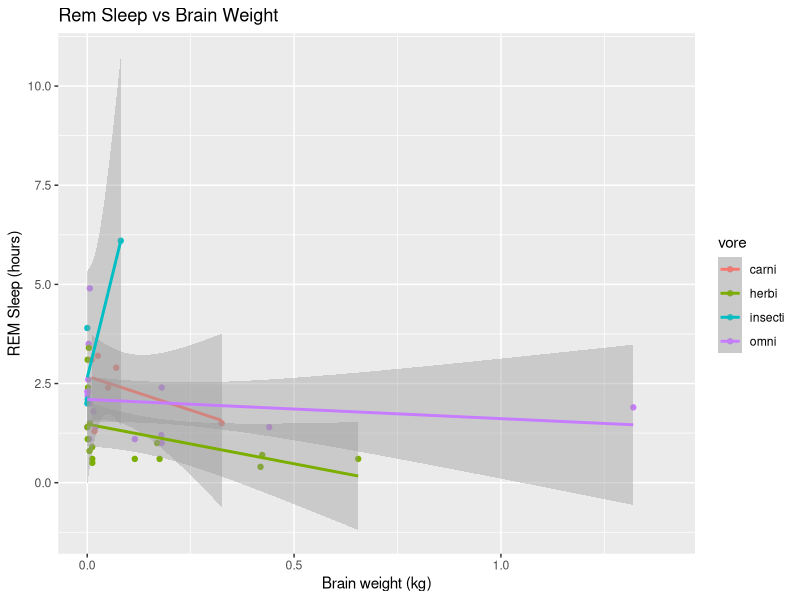
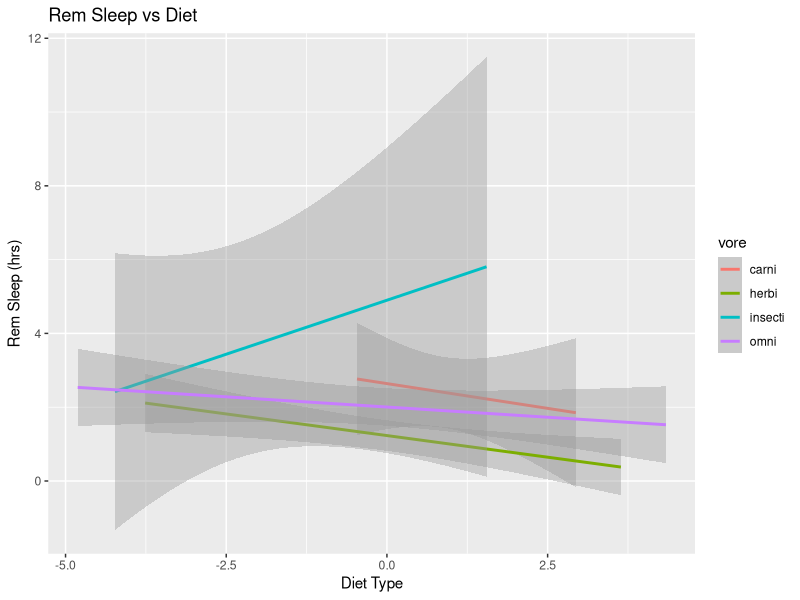
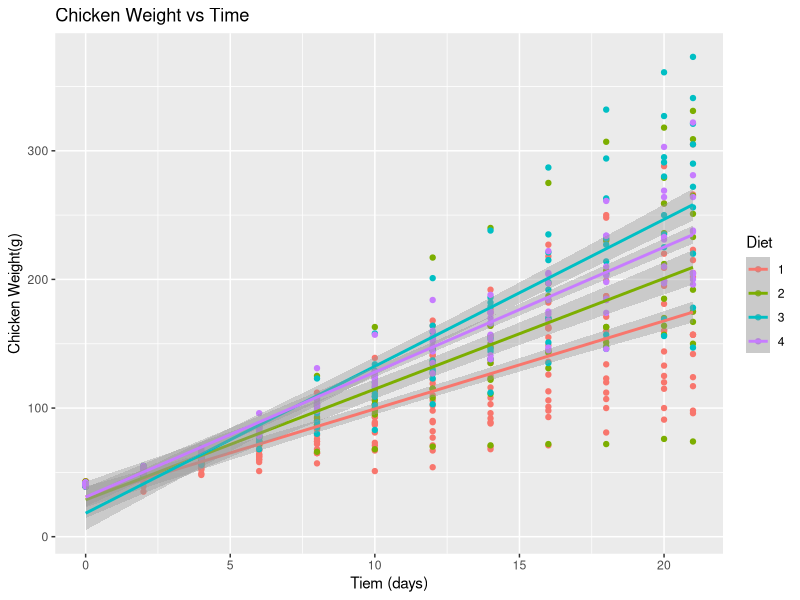
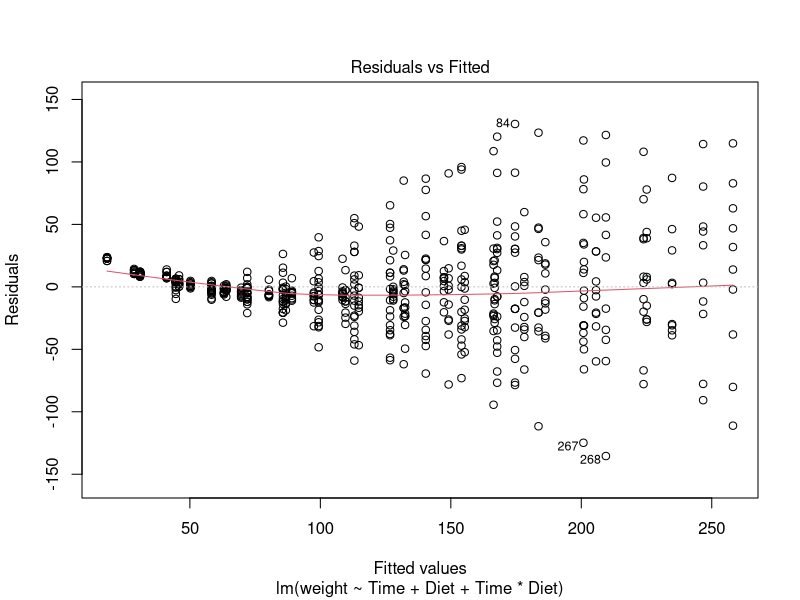
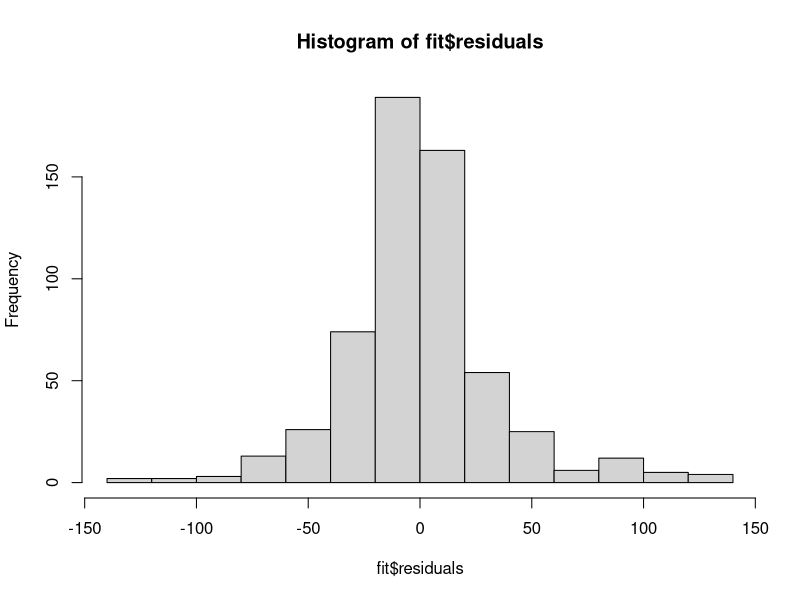
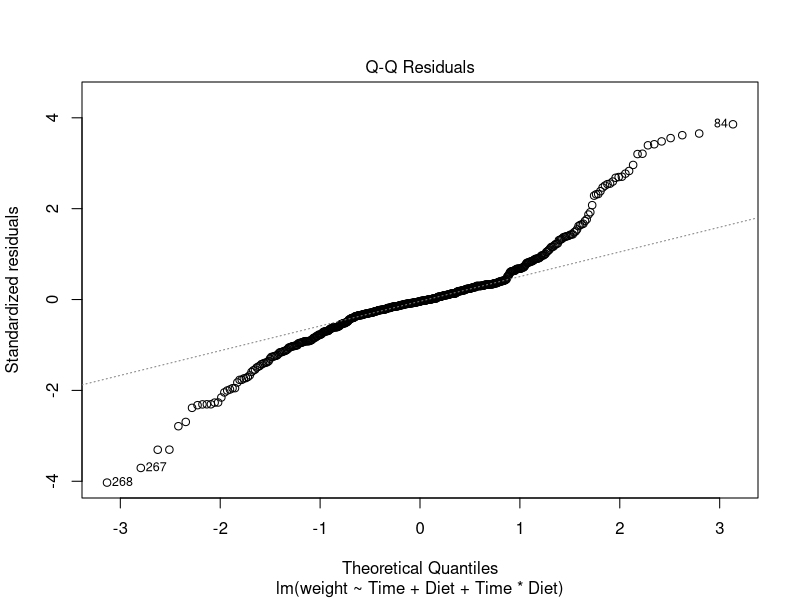

The R source for these figures, in order:
## ---- chunk 1
knitr::opts_chunk$set(echo = TRUE, eval = TRUE, fig.align = "center", warning = F, message = F, R.options=list(max.print=100))

# Edit the file starting below

library(tidyverse)
## ---- chunk 2
library(ggplot2)
# Fit a multiple linear regression model with both predictors
fit <- lm(sleep_rem ~ brainwt + vore + brainwt*vore, data = msleep)
mySleep <- msleep
summary(fit)

## ---- chunk 3
yInsectivore <- 2.68511 - 3.42607 - 0.04121 + 46.01707 # if animal is an insectivore
yHerbivore <- 2.68511 - 3.42607 - 1.20881 + 1.42876 # if animal isa herbivore
yCarnivore <- 2.68511 - 3.42607  # if animal is a carnivore
yOmnivore <- 2.68511 - 3.42607 - 0.58505 + 2.94134
diffInsectiOmni <- yInsectivore - yOmnivore
diffInsectiCarni <- yInsectivore - yCarnivore
diffInsectiHerbi <- yInsectivore - yHerbivore
## ---- chunk 4
mySleep$brainwt <- mySleep$brainwt - mean(mySleep$brainwt,na.rm = TRUE)
fit <- lm(sleep_rem ~ brainwt + vore + brainwt*vore, data = mySleep)
summary(fit)

## ---- chunk 5
mySleep <- msleep
mySleep <- mySleep[!is.na(mySleep$vore),]
ggplot(mySleep,aes(y=sleep_rem,x=brainwt,color=vore)) + 
  geom_point() + xlim(0,1.4) + geom_smooth(method = "lm") + xlab("Brain weight (kg)") + ylab("REM Sleep (hours)") + ggtitle("Rem Sleep vs Brain Weight")
print(mean(mySleep$brainwt,na.rm = TRUE))
## ---- chunk 6
mySleep <- msleep
mySleep$brainwt <- log(mySleep$brainwt)
mySleep$brainwt <- mySleep$brainwt - mean(mySleep$brainwt,na.rm = TRUE)
fit <- lm(sleep_rem ~ brainwt + vore + brainwt*vore, data = mySleep)
summary(fit)

## ---- chunk 7
mySleep <- msleep
mySleep$brainwt <- log(mySleep$brainwt)
mySleep$brainwt <- mySleep$brainwt - mean(mySleep$brainwt,na.rm = TRUE)
mySleep %>% drop_na(vore) %>% ggplot(aes(brainwt,sleep_rem))+ geom_smooth(aes(col=vore),method="lm") + ggtitle("Rem Sleep vs Diet") + xlab("Diet Type") + ylab("Rem Sleep (hrs)")
## ---- chunk 8
ggplot(data=ChickWeight,aes(x=`Time`,y=`weight`,color = Diet)) + geom_point(size=1.5)+ggtitle("Chicken Weight vs Time") + labs(y="Chicken Weight(g)",x="Tiem (days)") + geom_smooth(method = "lm",aes(color = Diet)) 
## ---- chunk 9
fit <- lm(weight ~ Time + Diet + Time*Diet, data = ChickWeight)
summary(fit)
## ---- chunk 10
# Residuals vs Fitted values plot
plot(fit, which = 1)
# Histogram of residuals
hist(fit$residuals)
# Q-Q plot for the residuals
plot(fit, which = 2)
## ---- chunk 11
shapiro.test(fit$residuals)
# Kolmogorov-Smirnov test
# H0: normality
ks.test(fit$residuals, "pnorm", mean=0, sd(fit$residuals))
## ---- chunk 12
library(sandwich);
# Install a new package
# install.packages("lmtest")
library(lmtest)

# Breusch-Pagan test
# H0: homoscedasticity
bptest(fit) 
## ---- chunk 13
timeDietMatrix <-  data.frame(Time=15,Diet="1")
predict(fit,newdata = timeDietMatrix,interval = "confidence")
## ---- chunk 14
# your code goes here (make sure to add comments)
## ---- chunk 15
## DO NOT DELETE THIS BLOCK!
Sys.info()
